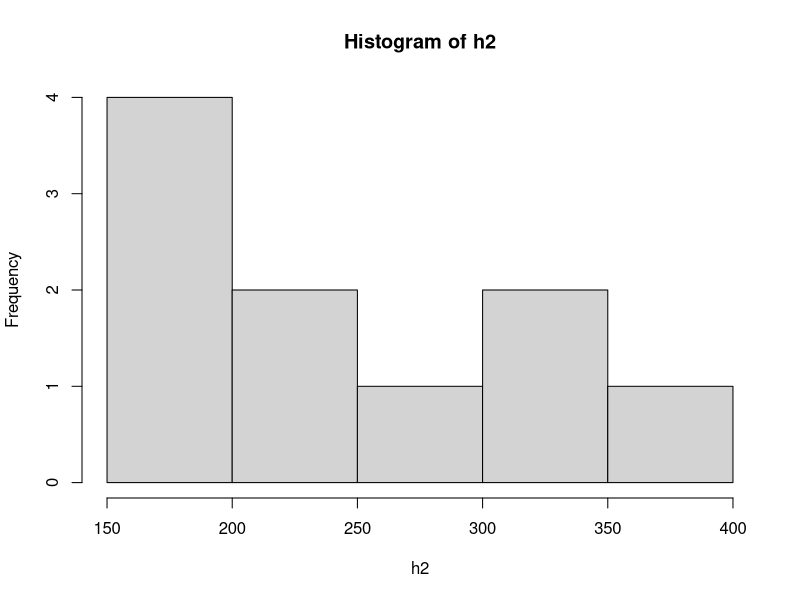
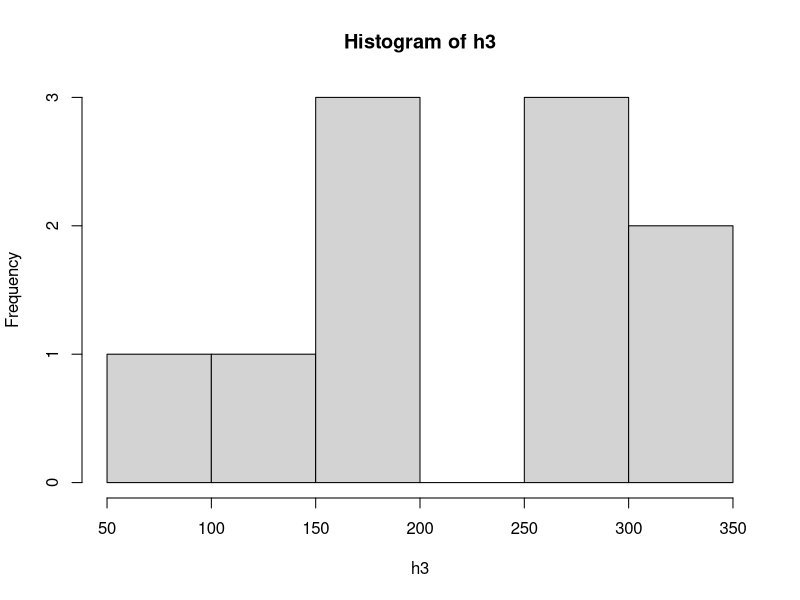

The R script that drew these images, in order:
#--------------------------------------**--------------------------------------#
#  File Name: stat305-hw3-soln.R
#  Purpose:
#--------------------------------------**--------------------------------------#

# Ch. 3 Ex. 12
x1 <- c( 2,  1,  1,  1,  0,  0, -2, 10, -5,  1)
x2 <- c(-2, -6, -1, -2, -1, -2, -1, -1, -1, -5)
x3 <- c(10, 10, 8, 8, 7, 7, 9, 11)
x4 <- c(-4, -3, -4, -2, -3, -3, -3, -3, -4, -4)

sample_variance <- function(x) (1/(length(x)-1))*sum((x - mean(x))^2)
sample_sd <- function(x) sqrt(sample_variance(x))

sample_sd(x4)

# Ch. 3 Ex 18
h1 <- c(313, 100, 235, 250, 457,  11, 315, 584, 249, 204)
h2 <- c(349, 206, 163, 350, 189, 216, 170, 359, 267, 196)
h3 <- c(289, 279, 142, 334, 192, 339,  87, 185, 262, 194)

x <- h1
p <- 0.5
quantile_function <- function(p, x){

   x <- x[order(x)]

   i <- floor(length(x)*p + 0.5)

   qp <- x[i] + (length(x)*p + 0.5 - i)*(x[i+1] - x[i])

   return(qp)

}

quantile_function(0.62, h1)
quantile_function(0.50, h3)
quantile_function(0.75, h3)


sample1 = c(-1.05, -1.0, -0.5, 0.15, 0.6, 0.65, 0.7, 1.25)
sample2 = c(-2.1, -2.0, -1.0, 0.3, 1.2, 1.3, 1.4, 2.5)
sample3 = c(-4.2, -4.0, -2.0, 0.6, 2.4, 2.6, 2.8, 5.0)
sample4 = c(-8.4, -8.0, -4.0, 1.2, 4.8, 5.2, 5.6, 10.0)
sample5 = c(-16.8, -16.0, -8.0, 2.4, 9.6, 10.4, 11.2, 20.0)

sample_variance(sample1) 
sample_variance(sample2) 
sample_variance(sample3) 
sample_variance(sample4) 
sample_variance(sample5) 

hist(h2)
hist(h3)
